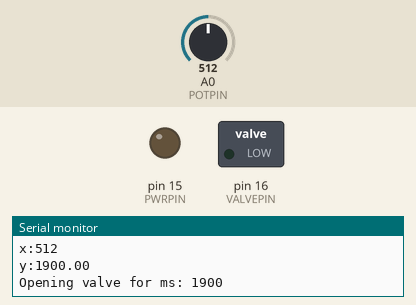
Recording of a sketch running on a simulated Arduino Uno, built with avr-gcc and run on an emulated ATmega328P. On the bench: switched loads named in the sketch (green lamp = pin HIGH), output pins drawn as LEDs (lit = HIGH), the last lines printed to the serial monitor. Inputs (shaded band) come from the test bench; at power-on: A0 (POTPIN) = 512.

Above: at 8.0 s.
8.1 s: A0 (POTPIN) set to 539
At 11.2 s:
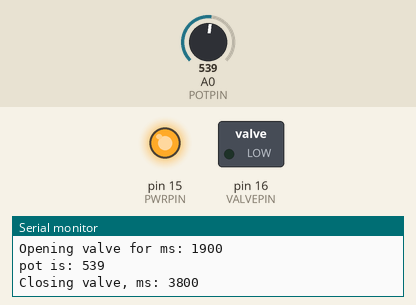
At 16.1 s:
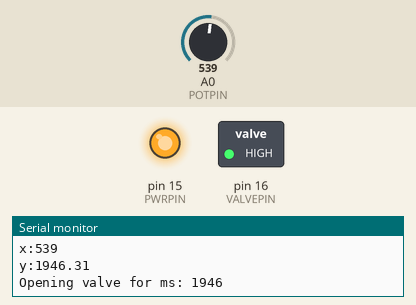
Timing chart, 0 to 17.1 s (numbered marks = the images above; inputs shaded):
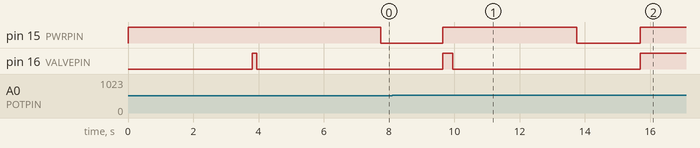

The sketch:

heater-control.ino
```cpp
#define POTPIN 14
#define PWRPIN 15
#define VALVEPIN 16

#define OPEN LOW
#define CLOSE HIGH

int potMin = 1;
int potMax = 1024;
int curPot = potMin;
int prevPot = curPot;
int val = curPot;
int diff = 0;
int prevDiff = diff;
int spread = 10;
int timeMax = 3800;

void setup()
{
  Serial.begin(38400);

  pinMode(PWRPIN, OUTPUT);
  pinMode(VALVEPIN, OUTPUT);

  digitalWrite(PWRPIN, CLOSE);
  digitalWrite(VALVEPIN, CLOSE);

  closeValve(timeMax);
}

void loop()
{
  prevPot = curPot;
  curPot = analogRead(POTPIN);
  // ive never seen this return 0, prevent division by 0
  if (curPot == 0) curPot = 1;
  diff = abs(curPot - prevPot);

  // knob stopped turning && last diff was a change && current pot value is different than valve
  if (diff < spread && prevDiff && abs(curPot - val) >= spread) {

    Serial.print("pot is: ");
    Serial.println(curPot);

    closeValve(timeMax);

    val = curPot;

    openValve();


  } else if (diff >= spread) {
    prevDiff = diff;
  }

  delay(150);
}

void openValve() {

  int timeVal = getTime();

  Serial.print("Opening valve for ms: ");
  Serial.println(timeVal);

  digitalWrite(PWRPIN, OPEN);
  digitalWrite(VALVEPIN, OPEN);
  delay(timeVal);
  digitalWrite(PWRPIN, CLOSE);
  digitalWrite(VALVEPIN, CLOSE);
}

void closeValve(int val) {
  Serial.print("Closing valve, ms: "); Serial.println(val);

  digitalWrite(VALVEPIN, OPEN);
  delay(val);
  digitalWrite(VALVEPIN, CLOSE);
}

// integer value for valve open time (delay)
int getTime() {

  float y = logit(val);

  Serial.print("x:"); Serial.println(val);
  Serial.print("y:"); Serial.println(y);

  return (int) y;
}


// tweak at: https://www.desmos.com/calculator/wfzzwx7bnb
float logit(float x) {
  float a = 0.00;
  float b = potMax;
  float c = 0.00099;

  float result = (timeMax / 2) + ((1/c) * log10((x-a) / (b-a-x)));

  if (result < 0) {
    return 0.00;
  } else if (result > 3800) {
    return 3800.00;
  } else {
    return result;
  }
}
```

Measured:
- the behaviour switches between 521 and 522 on A0 (POTPIN) (found by bisection; images 0 and 1)
